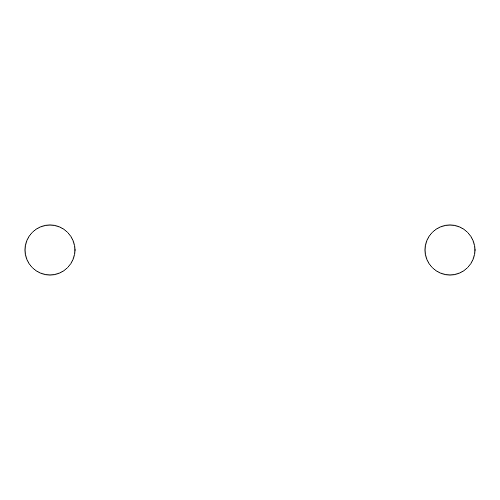
Frame 1 (no input)
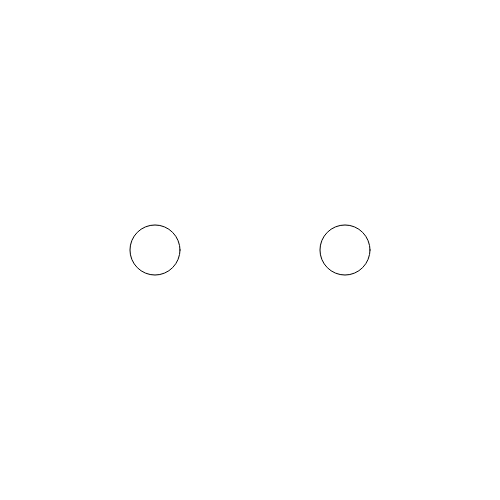
Frame 60 (no input)
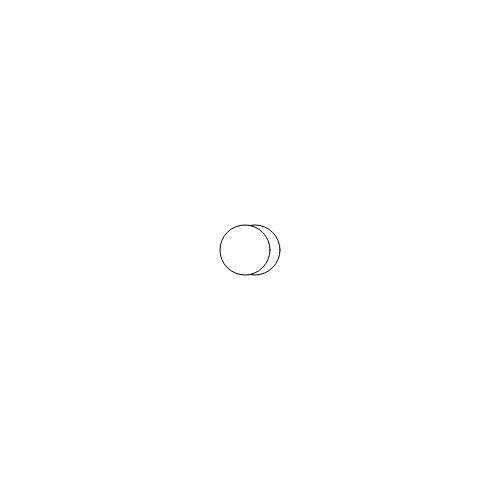
Frame 120 (the mouse pressed at the canvas centre since frame 60)

The p5.js sketch that drew these frames (run headless with seeded random() and noise() and a simulated clock; from frame 60 on, the mouse is pressed at the canvas centre):

// p5.js sketch
// ── sketch.js
var x,y;
var flag1 = false;
var flag2 = false;
function setup()
{
  createCanvas(500,500);
  background(200);
  x1=50;
  y1=250;

  x2=450;
  y2=250;
}
function draw() {
    clear();
    ellipse(x1,y1,50,50);
    if (!flag1){
      x1 += 5;
    }
    else x1-= 5;

    if(x1==450) {
      flag1 = true;
    }

    if ( x1==50) {
      flag1 = false;
    }

  ellipse(x2,y2,50,50);
  if (!flag2){
    x2 -= 5;
  }
  else x2+= 5;

  if(x2==50) {
    flag2 = true;
  }

  if ( x2==450) {
    flag2 = false;
  }
}
